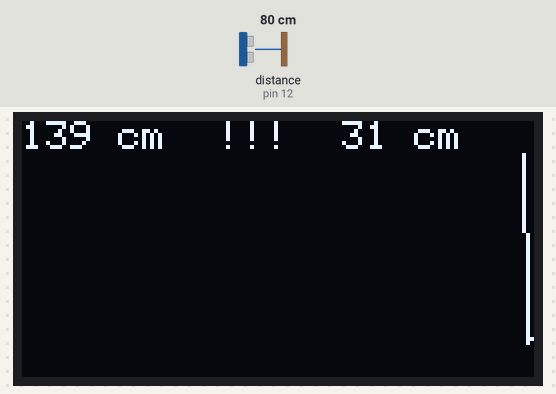
The sketch below on a simulated Arduino Uno, built with avr-gcc and run on an emulated ATmega328P. On the bench: 128×64 one-colour display. Wiring (inferred from the names in the program): ultrasonic range finder: trigger pin 11; echo pin 12. The inputs (shaded band) are chosen by the test bench; at power-on: distance to the obstacle (sensor on pin 12) 80 cm. The echo pulse lasts 58.3 µs per cm.

Above: at 1.2 s.
1.3 s: distance to the obstacle (sensor on pin 12) set to 2 cm
At 2.6 s:
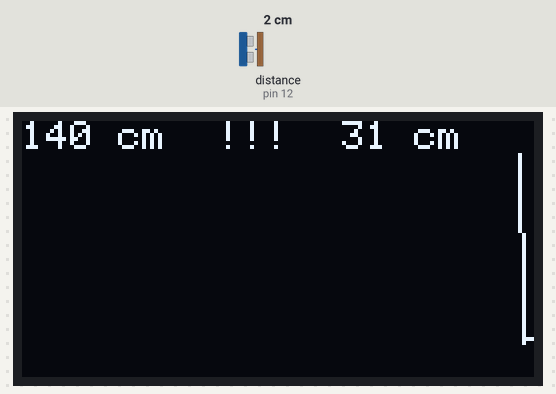
4.2 s: distance to the obstacle (sensor on pin 12) set to 4 cm
At 5.8 s:
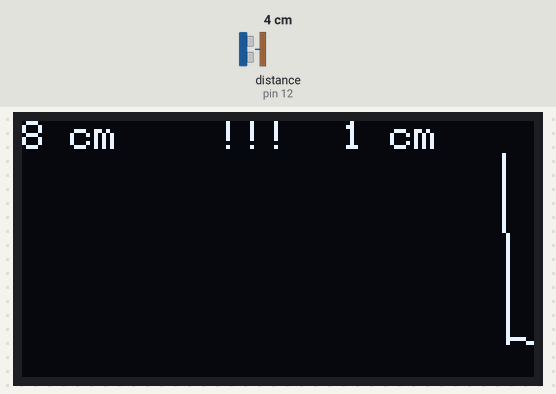
7.5 s: distance to the obstacle (sensor on pin 12) set to 9 cm
At 9.1 s:
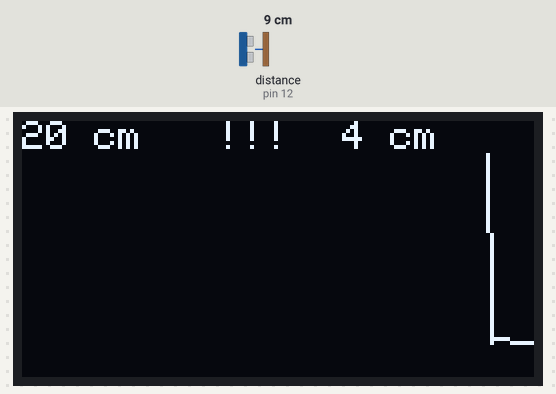
Timing chart, 0 to 10.6 s (numbered marks = the images above; inputs shaded):
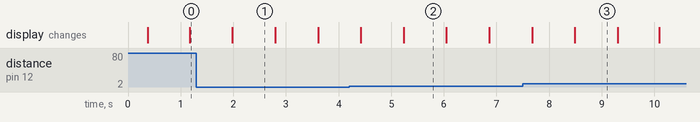

The sketch:

main.ino
```cpp
#include <Wire.h>
#include <Adafruit_GFX.h>
#include <Adafruit_SSD1306.h>

// MAX_DEPTH_IN_CM defines the mapping point for the canvas
// Since I currently do not have plans to support more then 50meters we leave it at that
#define MAX_DEPTH_IN_CM 5000
#define SCREEN_WIDTH 128
#define SCREEN_HEIGHT 64
#define OLED_RESET -1
Adafruit_SSD1306 display(SCREEN_WIDTH, SCREEN_HEIGHT, &Wire, OLED_RESET);

#define ULTRASONIC_TRIG_PIN 11
#define ULTRASONIC_ECHO_PIN 12

// Number of previous filtered distance values to consider
#define BUFFER_SIZE 5

// If we have a change larger 5 cm over the past iterations we detect an anomaly
// This is experimental
#define CHANGE_THRESHOLD_IN_CM 5

// Duration the anomaly is shown on the screen
#define ANOMALY_DURATION 2000

// Flag to indicate if anomaly is cached
bool anomaly_cached = false;
bool anomaly_detected = false;

// Time when anomaly was first detected
unsigned long anomaly_start_time;

// Array to store previous filtered distances
int prev_filtered_distances[BUFFER_SIZE];

// Index for circular buffer
int prev_index = 0;

// Stores the filtered distance value from the previous iteration of the loop
int prev_filtered_distance_cm = 0;

// Stores the previous y-coordinate of the data point on the OLED display.
// It is used to draw a line between the previous and current data points when visualizing the distance measurements on the display
int prev_y = 0;


// Specify the number of readings to be stored in the readings array
#define NUM_READINGS 5

int readings_water[NUM_READINGS];
int index_water = 0;
static long total_water = 0;

int readings_air[NUM_READINGS];
int index_air = 0;
static long total_air = 0;

void setup() {
  Serial.begin(9600);

  // Ultrasonic sensor pins
  pinMode(ULTRASONIC_TRIG_PIN, OUTPUT);
  pinMode(ULTRASONIC_ECHO_PIN, INPUT);

  // Initialize OLED with the I2C address 0x3C
  if(!display.begin(SSD1306_SWITCHCAPVCC, 0x3C)) {
    Serial.println(F("SSD1306 allocation failed"));
    for(;;);
  }

  display.clearDisplay();
  display.setTextColor(SSD1306_WHITE);
  display.setTextSize(1);
  display.setCursor(0,0);
  display.display();
}

void loop() {
  long duration = readUltrasonicSensor(ULTRASONIC_TRIG_PIN, ULTRASONIC_ECHO_PIN);

  // Currently I am just assuming the speed in which the ultrasonic wave travels
  // Once we have the DS18B20 installed we gain the ability to improve the calculation for speed
  // So we currently go with 1500 meters per second for water and 340 meters for air
  int distance_cm_water = calculateDistance(duration, 0.15);
  int distance_cm_air = calculateDistance(duration, 0.034);


  int filtered_distance_cm_water = applyMovingAverageFilter(distance_cm_water, readings_water, index_water, total_water);
  int filtered_distance_cm_air = applyMovingAverageFilter(distance_cm_air, readings_air, index_air, total_air);

  detectAnomaly(filtered_distance_cm_water);

  updateDisplay(filtered_distance_cm_water, filtered_distance_cm_air);

  delay(500);
}

long readUltrasonicSensor(int trigPin, int echoPin) {
  digitalWrite(trigPin, LOW);
  delayMicroseconds(2);
  digitalWrite(trigPin, HIGH);
  delayMicroseconds(10);
  digitalWrite(trigPin, LOW);

  return pulseIn(echoPin, HIGH);
}

int calculateDistance(long duration, float speed) {
  return duration * speed / 2;
}

bool detectAnomaly(int filtered_distance_cm) {
  if (anomaly_cached && !anomaly_detected && (millis() - anomaly_start_time >= ANOMALY_DURATION)) {
    anomaly_cached = false;
  }
  // Store current filtered distance in circular buffer
  prev_filtered_distances[prev_index] = filtered_distance_cm;
  prev_index = (prev_index + 1) % BUFFER_SIZE;

  int change = calculateAverageChange(filtered_distance_cm);
  anomaly_detected = (change > CHANGE_THRESHOLD_IN_CM);

  updateAnomalyCache(anomaly_detected);

  return anomaly_detected;
}

void updateDisplay(int filtered_distance_cm_water, int filtered_distance_cm_air) {
  shiftGraphContent();
  drawNewDataPoint(filtered_distance_cm_water);
  updateTopRow(filtered_distance_cm_water, filtered_distance_cm_air);
  display.display();
}

int calculateAverageChange(int filtered_distance_cm) {
  // Find the minimum and maximum values in the previous filtered distances
  int min_distance = prev_filtered_distances[0];
  int max_distance = prev_filtered_distances[0];
  for (int i = 1; i < BUFFER_SIZE; i++) {
    min_distance = min(min_distance, prev_filtered_distances[i]);
    max_distance = max(max_distance, prev_filtered_distances[i]);
  }

  return (max_distance - min_distance) / (BUFFER_SIZE - 1);
}


void updateAnomalyCache(bool anomaly_detected) {
  if (anomaly_detected && !anomaly_cached) {
    anomaly_cached = true;
    anomaly_start_time = millis();
  }
}

void shiftGraphContent() {
  // Shift previous graph content to the left
  for (int y = 0; y < SCREEN_HEIGHT; y++) {
    for (int x = 0; x < SCREEN_WIDTH - 1; x++) {
      display.drawPixel(x, y, display.getPixel(x + 1, y));
    }
  }

  // Clear the rightmost column
  for (int y = 0; y < SCREEN_HEIGHT; y++) {
    display.drawPixel(SCREEN_WIDTH - 1, y, SSD1306_BLACK);
  }
}

void drawNewDataPoint(int filtered_distance_cm_water) {
  // Calculate the y-coordinate for the current data point
  int y = map(filtered_distance_cm_water, 0, MAX_DEPTH_IN_CM, SCREEN_HEIGHT - 9, 0);
  y = constrain(y, 0, SCREEN_HEIGHT - 9);
  display.drawPixel(SCREEN_WIDTH - 1, y, SSD1306_WHITE);
  display.drawLine(SCREEN_WIDTH - 2, prev_y, SCREEN_WIDTH - 1, y, SSD1306_WHITE);
  prev_y = y;
  prev_filtered_distance_cm = filtered_distance_cm_water;
}

void drawAnomalyIndicator() {
  if (anomaly_detected || anomaly_cached) {
    display.setTextColor(SSD1306_WHITE);
    display.setTextSize(1);
    display.setCursor(49, 0);
    display.print("!!!");
    display.display();
  }
}

void updateTopRow(int filtered_distance_cm_water, int filtered_distance_cm_air) {
  display.fillRect(0, 0, SCREEN_WIDTH, 8, SSD1306_BLACK);
  display.setCursor(0, 0);
  display.print(filtered_distance_cm_water);
  display.print(" cm");
  display.setCursor(80, 0);
  display.print(filtered_distance_cm_air);
  display.print(" cm");


  drawAnomalyIndicator();
}

// Simple moving average filter to smooth out a series of input values over time by creating a circular buffer
int applyMovingAverageFilter(int newValue, int *readings, int &index, long &total) {
  total -= readings[index];
  readings[index] = newValue;
  total += newValue;
  index = (index + 1) % NUM_READINGS;

  return total / NUM_READINGS;
}
```

Measured:
- what the display in image 1 shows lasts 0.8 s, from 2.0 s to 2.8 s
